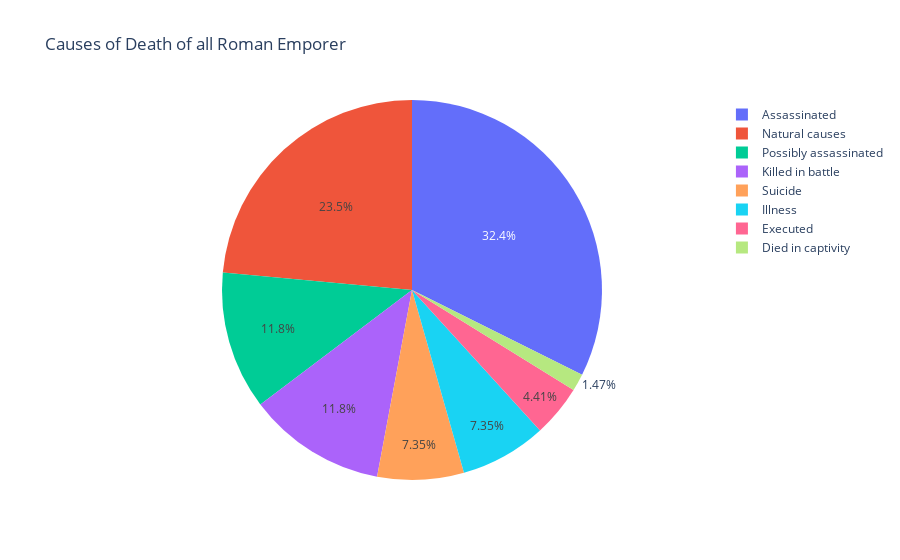

Notebook code cell kept with this figure:
### Markdown cell above
# QUESTION 9

### Code cell
#Creating a Pie chart
import pandas as pd
roman_emporer = pd.read_csv("roman-emperor-reigns.csv")
roman_emporer.head()
from plotly.offline import iplot

pie1 = roman_emporer.Cause_of_Death
labels = roman_emporer.Cause_of_Death

fig = {  "data": [   {
      "labels": labels,
      "domain": {"x": [.4, .10]},
      "name": "",
      "hoverinfo":"label+percent+name",
      "hole": 0,
      "type": "pie"
    },],
    
    
  "layout": {
        "title":"Causes of Death of all Roman Emporer",
         
        "annotations": [
            { "font": { "size": 20},
              "showarrow": False,
                "text":"",
                "x": 0.20,
                "y": 1
            },]}}
iplot(fig)

### Figure 1 — Plotly figure (JSON) as saved in the notebook; plotly's stock layout.template omitted (floating-point values rounded to 4 significant figures)
{"data": [{"domain": {"x": [0.4, 0.1]}, "hole": 0, "hoverinfo": "label+percent+name", "labels": ["Possibly assassinated", "Possibly assassinated", "Assassinated", "Possibly assassinated", "Suicide", "Assassinated", "Suicide", "Assassinated", "Natural causes", "Illness", "Assassinated", "Natural causes", "Natural causes", "Natural causes", "Natural causes", "Illness", "Illness", "Assassinated", "Assassinated", "Executed", "Natural causes", "Assassinated", "Assassinated", "Executed", "Assassinated", "Assassinated", "Assassinated", "Suicide", "Killed in battle", "Assassinated", "Assassinated", "Possibly assassinated", "Killed in battle", "Killed in battle", "Illness", "Assassinated", "Assassinated", "Died in captivity", "Assassinated", "Illness", "Possibly assassinated", "Assassinated", "Possibly assassinated", "Assassinated", "Assassinated", "Natural causes", "Possibly assassinated", "Killed in battle", "Natural causes", "Suicide", "Natural causes", "Natural causes", "Assassinated", "Natural causes", "Killed in battle", "Suicide", "Executed", "Killed in battle", "Natural causes", "Assassinated", "Natural causes", "Killed in battle", "Natural causes", "Natural causes", "Killed in battle", "Assassinated", "Possibly assassinated", "Natural causes"], "name": "", "type": "pie"}], "layout": {"annotations": [{"font": {"size": 20}, "showarrow": false, "text": "", "x": 0.2, "y": 1}], "title": {"text": "Causes of Death of all Roman Emporer"}}}
